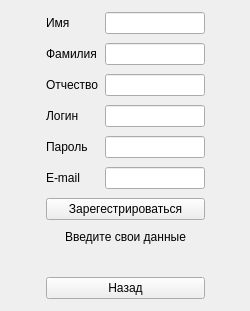
<?xml version="1.0" encoding="UTF-8"?>
<ui version="4.0">
 <class>Form</class>
 <widget class="QWidget" name="Form">
  <property name="geometry">
   <rect>
    <x>0</x>
    <y>0</y>
    <width>250</width>
    <height>311</height>
   </rect>
  </property>
  <property name="windowTitle">
   <string>Form</string>
  </property>
  <widget class="QWidget" name="layoutWidget">
   <property name="geometry">
    <rect>
     <x>0</x>
     <y>9</y>
     <width>251</width>
     <height>297</height>
    </rect>
   </property>
   <layout class="QHBoxLayout" name="horizontalLayout_7">
    <item>
     <spacer name="horizontalSpacer">
      <property name="orientation">
       <enum>Qt::Horizontal</enum>
      </property>
      <property name="sizeHint" stdset="0">
       <size>
        <width>40</width>
        <height>20</height>
       </size>
      </property>
     </spacer>
    </item>
    <item>
     <layout class="QVBoxLayout" name="verticalLayout">
      <item>
       <layout class="QHBoxLayout" name="horizontalLayout">
        <item>
         <widget class="QLabel" name="label">
          <property name="text">
           <string>Имя</string>
          </property>
         </widget>
        </item>
        <item>
         <widget class="QLineEdit" name="nameInput">
          <property name="minimumSize">
           <size>
            <width>100</width>
            <height>0</height>
           </size>
          </property>
          <property name="maximumSize">
           <size>
            <width>100</width>
            <height>16777215</height>
           </size>
          </property>
         </widget>
        </item>
       </layout>
      </item>
      <item>
       <layout class="QHBoxLayout" name="horizontalLayout_2">
        <item>
         <widget class="QLabel" name="label_2">
          <property name="text">
           <string>Фамилия</string>
          </property>
         </widget>
        </item>
        <item>
         <widget class="QLineEdit" name="secondNameInput">
          <property name="minimumSize">
           <size>
            <width>100</width>
            <height>0</height>
           </size>
          </property>
          <property name="maximumSize">
           <size>
            <width>100</width>
            <height>16777215</height>
           </size>
          </property>
         </widget>
        </item>
       </layout>
      </item>
      <item>
       <layout class="QHBoxLayout" name="horizontalLayout_3">
        <item>
         <widget class="QLabel" name="label_3">
          <property name="text">
           <string>Отчество</string>
          </property>
         </widget>
        </item>
        <item>
         <widget class="QLineEdit" name="surnameInput">
          <property name="minimumSize">
           <size>
            <width>100</width>
            <height>0</height>
           </size>
          </property>
          <property name="maximumSize">
           <size>
            <width>100</width>
            <height>16777215</height>
           </size>
          </property>
         </widget>
        </item>
       </layout>
      </item>
      <item>
       <layout class="QHBoxLayout" name="horizontalLayout_4">
        <item>
         <widget class="QLabel" name="label_4">
          <property name="text">
           <string>Логин</string>
          </property>
         </widget>
        </item>
        <item>
         <widget class="QLineEdit" name="loginInput">
          <property name="minimumSize">
           <size>
            <width>100</width>
            <height>0</height>
           </size>
          </property>
          <property name="maximumSize">
           <size>
            <width>100</width>
            <height>16777215</height>
           </size>
          </property>
         </widget>
        </item>
       </layout>
      </item>
      <item>
       <layout class="QHBoxLayout" name="horizontalLayout_6">
        <item>
         <widget class="QLabel" name="label_6">
          <property name="text">
           <string>Пароль</string>
          </property>
         </widget>
        </item>
        <item>
         <widget class="QLineEdit" name="passwordInput">
          <property name="minimumSize">
           <size>
            <width>100</width>
            <height>0</height>
           </size>
          </property>
          <property name="maximumSize">
           <size>
            <width>100</width>
            <height>16777215</height>
           </size>
          </property>
         </widget>
        </item>
       </layout>
      </item>
      <item>
       <layout class="QHBoxLayout" name="horizontalLayout_5">
        <item>
         <widget class="QLabel" name="label_5">
          <property name="text">
           <string>E-mail</string>
          </property>
         </widget>
        </item>
        <item>
         <widget class="QLineEdit" name="emailInput">
          <property name="minimumSize">
           <size>
            <width>100</width>
            <height>0</height>
           </size>
          </property>
          <property name="maximumSize">
           <size>
            <width>100</width>
            <height>16777215</height>
           </size>
          </property>
         </widget>
        </item>
       </layout>
      </item>
      <item>
       <widget class="QPushButton" name="registrationButton">
        <property name="text">
         <string>Зарегестрироваться</string>
        </property>
       </widget>
      </item>
      <item>
       <widget class="QLabel" name="errorsLabel1">
        <property name="minimumSize">
         <size>
          <width>0</width>
          <height>15</height>
         </size>
        </property>
        <property name="maximumSize">
         <size>
          <width>16777215</width>
          <height>15</height>
         </size>
        </property>
        <property name="text">
         <string>Введите свои данные</string>
        </property>
        <property name="alignment">
         <set>Qt::AlignCenter</set>
        </property>
       </widget>
      </item>
      <item>
       <widget class="QLabel" name="errorsLabel2">
        <property name="minimumSize">
         <size>
          <width>0</width>
          <height>15</height>
         </size>
        </property>
        <property name="maximumSize">
         <size>
          <width>16777215</width>
          <height>15</height>
         </size>
        </property>
        <property name="text">
         <string/>
        </property>
        <property name="alignment">
         <set>Qt::AlignCenter</set>
        </property>
       </widget>
      </item>
      <item>
       <widget class="QPushButton" name="backButton">
        <property name="text">
         <string>Назад</string>
        </property>
       </widget>
      </item>
     </layout>
    </item>
    <item>
     <spacer name="horizontalSpacer_2">
      <property name="orientation">
       <enum>Qt::Horizontal</enum>
      </property>
      <property name="sizeHint" stdset="0">
       <size>
        <width>40</width>
        <height>20</height>
       </size>
      </property>
     </spacer>
    </item>
   </layout>
  </widget>
 </widget>
 <resources/>
 <connections/>
</ui>
